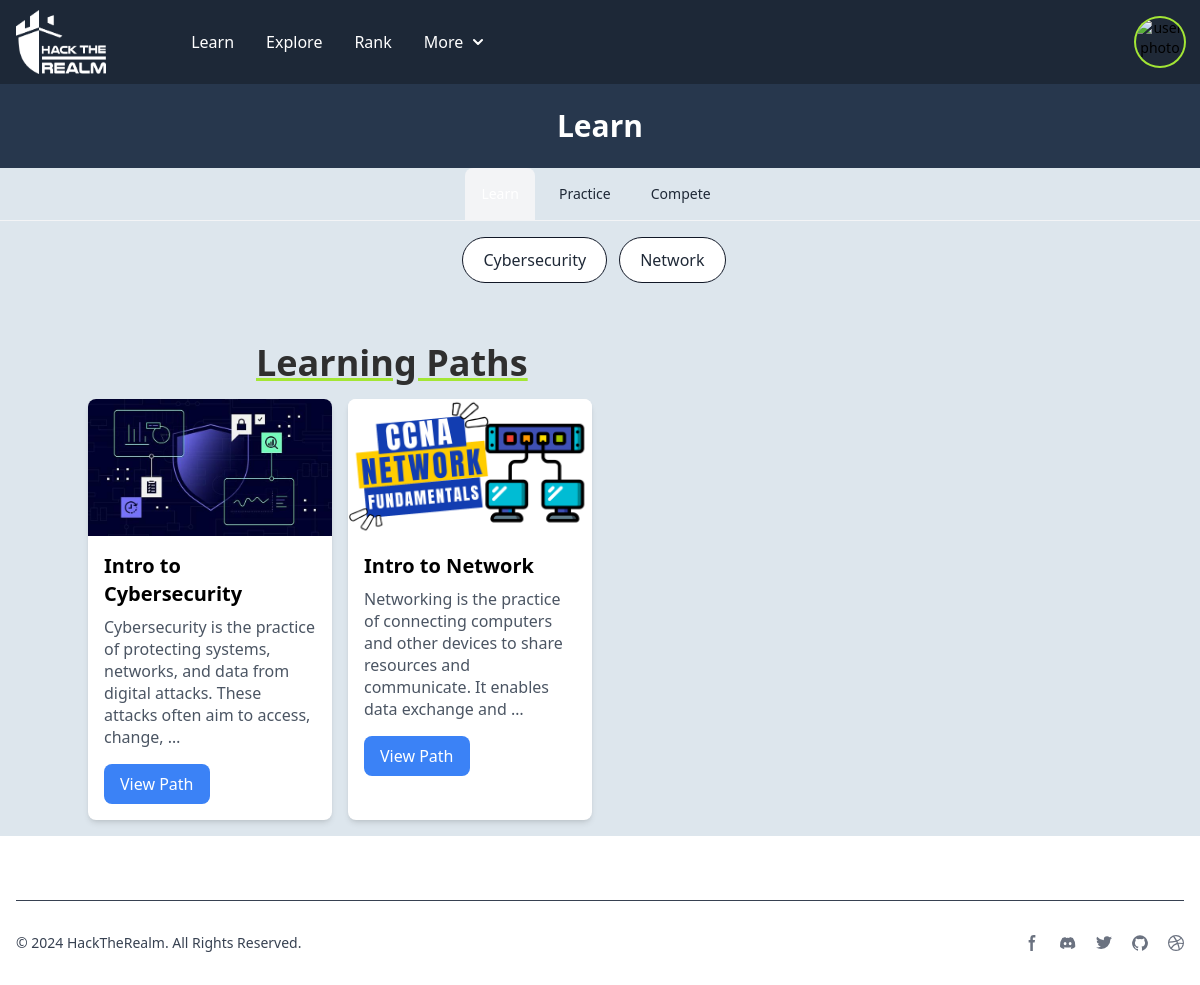
The app's page /learn/, older data.
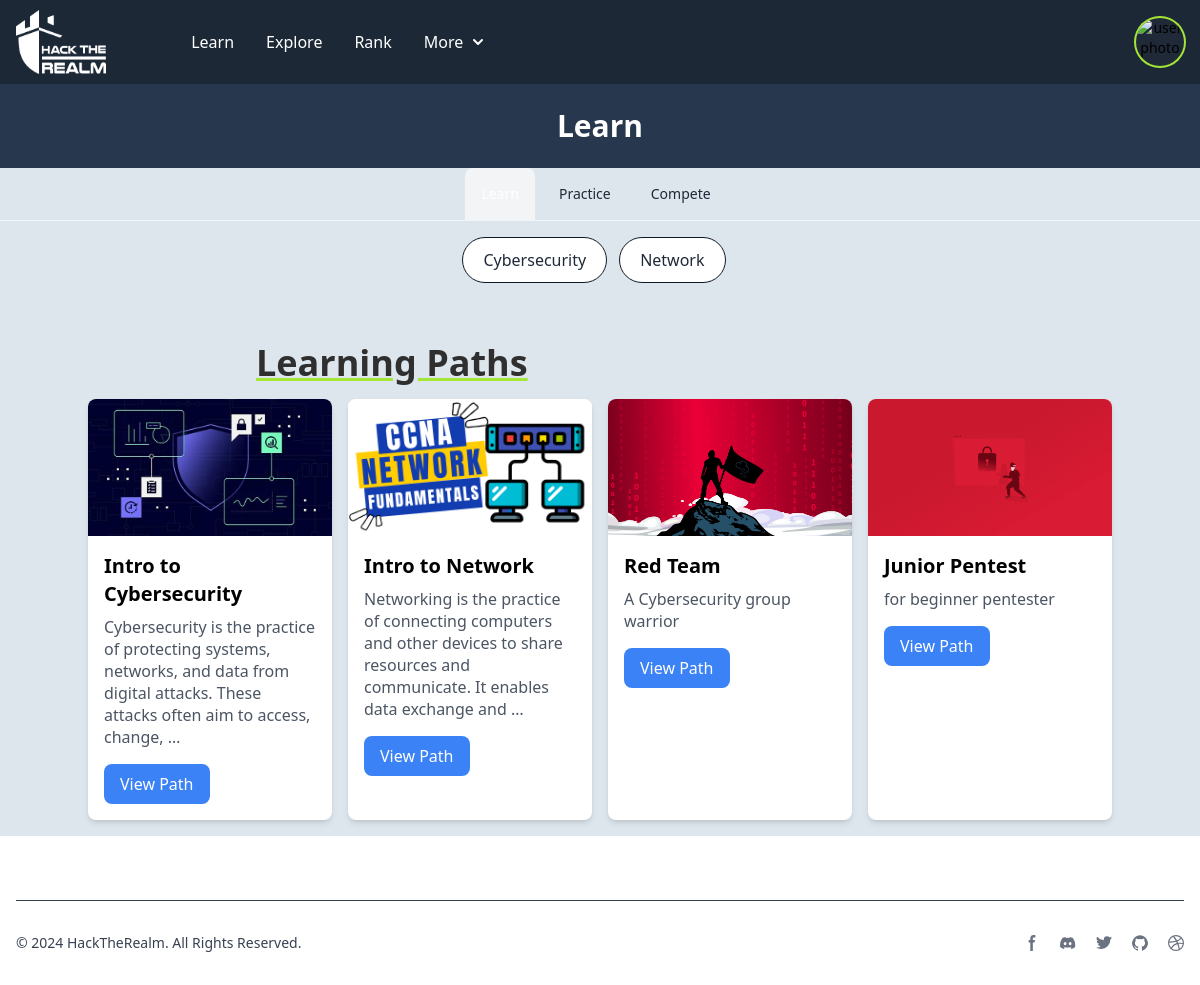
The same page, newer data.
### htr/models.py (models this page shows, shortened)
class Path(models.Model):
    title = models.CharField(max_length=100)
    description = models.TextField()
    cover = models.ImageField(upload_to='path_covers/', blank=True)
    thumbnail = models.ImageField(upload_to='path_thumbnails/', blank=True)
    logo = models.ImageField(upload_to='path_logos/', blank=True)
    slug = models.SlugField(unique=True, blank=True)  # Add this line
    created_at = models.DateTimeField(default=timezone.now)

### htr/views.py (the view)
# urls.py: path('learn/', views.learn, name='learn'),
def learn(request):
    paths = Path.objects.all()
    return render(request, 'htr/learn.html',{'paths': paths})

### htr/templates/htr/learn.html (shortened to what this page needs)
<!DOCTYPE html>
<html lang="en">
    <head>
        {% load static %}
        <link href="https://cdnjs.cloudflare.com/ajax/libs/flowbite/2.3.0/flowbite.min.css" rel="stylesheet" />
        <script src="https://cdn.tailwindcss.com"></script>
        <link rel="stylesheet" href="{% static 'css/styles.css' %}">
    </head>
<body>
    {% include 'components/navbar_user.html' %}
<div id="page_banner_static">
    <p id="page_banner_static_text" class=" text-3xl font-semibold text-gray-900 dark:text-white ">
        Learn
    </p>
</div>
<div>
    <div id="user-learn-main-container">
        <div id="user-learn-main-tab-switch-container">
            <ul class="flex flex-wrap text-sm font-medium text-center text-gray-500 border-b border-gray-100 dark:border-cyan-600 dark:text-gray-800">
                <li class="me-2">
                    <a href="{% url 'learn' %}" aria-current="page" class="inline-block p-4 text-blue-600 bg-gray-100 rounded-t-lg active dark:bg-cyan-600 dark:text-white">Learn</a>
                </li>
                <li class="me-2">
                    <a href="{% url 'practice' %}" class="inline-block p-4 rounded-t-lg hover:text-gray-600 hover:bg-gray-50 dark:hover:bg-amber-600 dark:hover:text-white">Practice</a>
                </li>
                <li class="me-2">
                    <a href="{% url 'compete' %}" class="inline-block p-4 rounded-t-lg hover:text-gray-600 hover:bg-gray-50 dark:hover:bg-red-600 dark:hover:text-white">Compete</a>
                </li>
            </ul>
        </div>
    </div>
    <div class="flex items-center justify-center mt-4 flex-wrap">
        <button  type="button" class="text-gray-900 border border-white hover:border-lime-400 dark:border-gray-900 dark:bg-transparent dark:hover:border-gray-700 dark:hover:bg-lime-400 bg-white focus:ring-4 focus:outline-none focus:ring-gray-300 rounded-full text-base font-medium px-5 py-2.5 text-center me-3 mb-3 dark:text-gray-800 dark:focus:ring-gray-800">Cybersecurity</button>
        <button type="button" class="text-gray-900 border border-white hover:border-lime-400 dark:border-gray-900 dark:bg-transparent dark:hover:border-gray-700 dark:hover:bg-lime-400 bg-white focus:ring-4 focus:outline-none focus:ring-gray-300 rounded-full text-base font-medium px-5 py-2.5 text-center me-3 mb-3 dark:text-gray-800 dark:focus:ring-gray-800">Network</button>
    </div>
    <div id="text-show-primiry-course-cat">
        <div id="text-show-course-cat">
        <p  class="underline decoration-lime-400 text-4xl font-normal text-gray-900 dark:text-white">Learning Paths</p>
        </div>
    </div>
        <div class="container mx-auto py-4">
            <div class="grid grid-cols-1 md:grid-cols-2 lg:grid-cols-4 gap-4">
                {% for path in paths %}
                <div class="bg-white rounded-lg shadow-md overflow-hidden">
                    {% if path.cover %}
                    <div class="relative overflow-hidden" style="padding-top: 56.25%;">
                        <img src="{{ path.cover.url }}" alt="{{ path.title }} Cover" class="absolute inset-0 w-full h-full object-cover">
                    </div>
                    {% endif %}
                    <div class="p-4">
                        <h2 class="text-xl font-semibold mb-2">{{ path.title }}</h2>
                        <p class="text-gray-600 leading-snug mb-4">{{ path.description|truncatewords_html:20 }}</p>
                        <a href="{% url 'path_detail' slug=path.slug %}" class="inline-block bg-blue-500 hover:bg-blue-600 text-white py-2 px-4 rounded-lg">View Path</a>
                    </div>
                </div>
                {% endfor %}
            </div>
        </div>
</div>
 {% include 'components/footer_semi.html' %}
</body>
</html>

### htr/templates/components/navbar_user.html (shortened to what this page needs)
{% load static%}
<nav id="big-navbar" class="w-full bg-white border-gray-200 dark:border-gray-600 dark:bg-gray-900">
    <div id="navbar-guest" class="flex flex-wrap justify-between items-center mx-auto max-w-screen-xl p-4">
        <a id="logo-box" href="{% url 'dashboard' %}" class="flex items-center space-x-3 rtl:space-x-reverse">
            <img src="{% static 'Resource/Logo/HTR_white_noback.png' %}" class="h-8" alt="Logo" />
        </a>
        <div id="mega-menu-full" class="items-center justify-between font-medium hidden w-full md:flex md:w-auto md:order-1">
            <ul class="flex flex-col p-4 md:p-0 mt-4 border border-gray-100 rounded-lg bg-gray-50 md:space-x-8 rtl:space-x-reverse md:flex-row md:mt-0 md:border-0 md:bg-white dark:bg-gray-800 md:dark:bg-gray-900 dark:border-gray-700">
                <li>
                    <a href="{% url 'learn' %}" class="block py-2 px-3 text-gray-900 rounded hover:bg-gray-100 md:hover:bg-transparent md:hover:text-blue-700 md:p-0 dark:text-white md:dark:hover:text-blue-500 dark:hover:bg-gray-700 dark:hover:text-blue-500 md:dark:hover:bg-transparent dark:border-gray-700" aria-current="page">Learn</a>
                </li>
                <li>
                    <a href="{% url 'explore' %}" class="block py-2 px-3 text-gray-900 rounded hover:bg-gray-100 md:hover:bg-transparent md:hover:text-blue-700 md:p-0 dark:text-white md:dark:hover:text-blue-500 dark:hover:bg-gray-700 dark:hover:text-blue-500 md:dark:hover:bg-transparent dark:border-gray-700">Explore</a>
                </li>
                <li>
                    <a href="{% url 'rank' %}" class="block py-2 px-3 text-gray-900 rounded hover:bg-gray-100 md:hover:bg-transparent md:hover:text-blue-700 md:p-0 dark:text-white md:dark:hover:text-blue-500 dark:hover:bg-gray-700 dark:hover:text-blue-500 md:dark:hover:bg-transparent dark:border-gray-700">Rank</a>
                </li>
                <li>
                    <button id="mega-menu-full-dropdown-button" data-collapse-toggle="mega-menu-full-dropdown" class="flex items-center justify-between w-full py-2 px-3 text-gray-900 rounded md:w-auto hover:bg-gray-100 md:hover:bg-transparent md:border-0 md:hover:text-blue-600 md:p-0 dark:text-white md:dark:hover:text-blue-500 dark:hover:bg-gray-700 dark:hover:text-blue-500 md:dark:hover:bg-transparent dark:border-gray-700">More<svg class="w-2.5 h-2.5 ms-2.5" aria-hidden="true" xmlns="http://www.w3.org/2000/svg" fill="none" viewBox="0 0 10 6">
                            <path stroke="currentColor" stroke-linecap="round" stroke-linejoin="round" stroke-width="2" d="m1 1 4 4 4-4"/></svg>
                    </button>
                </li>
            </ul>
            <div id="navbar-signup-login">
                <div>
                    <button type="button" class="flex text-sm bg-gray-800 rounded-full focus:ring-4 focus:ring-gray-300 dark:focus:ring-gray-600" aria-expanded="false" data-dropdown-toggle="dropdown-user">
                      <img id="dropdownUserAvatarButton" data-dropdown-toggle="dropdownAvatar" class="w-12 h-12 rounded-full ring-2 ring-lime-400" src="https://flowbite.com/docs/images/people/profile-picture-5.jpg" alt="user photo">
                    </button>
                  </div>
            </div>
        </div>
    </div>
</nav>

### htr/templates/components/footer_semi.html (shortened to what this page needs)
{% load static%}
 <footer class="bg-white dark:bg-transparent">
    <div class="mx-auto w-full max-w-screen-xl p-4 py-6 lg:py-8">
      <hr class="my-6 border-gray-200 sm:mx-auto dark:border-gray-700 lg:my-8" />
      <div class="sm:flex sm:items-center sm:justify-between">
          <span class="text-sm text-gray-500 sm:text-center dark:text-gray-700">© 2024 <a href="#" class="hover:underline">HackTheRealm</a>. All Rights Reserved.
          </span>
          <div class="flex mt-4 sm:justify-center sm:mt-0">
              <a href="#" class="text-gray-500 hover:text-gray-900 dark:hover:text-white">
                  <svg class="w-4 h-4" aria-hidden="true" xmlns="http://www.w3.org/2000/svg" fill="currentColor" viewBox="0 0 8 19">
                        <path fill-rule="evenodd" d="M6.135 3H8V0H6.135a4.147 4.147 0 0 0-4.142 4.142V6H0v3h2v9.938h3V9h2.021l.592-3H5V3.591A.6.6 0 0 1 5.592 3h.543Z" clip-rule="evenodd"/>
                    </svg>
              </a>
              <a href="#" class="text-gray-500 hover:text-gray-900 dark:hover:text-white ms-5">
              </a>
              <a href="#" class="text-gray-500 hover:text-gray-900 dark:hover:text-white ms-5">
              </a>
              <a href="#" class="text-gray-500 hover:text-gray-900 dark:hover:text-white ms-5">
              </a>
              <a href="#" class="text-gray-500 hover:text-gray-900 dark:hover:text-white ms-5">
              </a>
          </div>
      </div>
    </div>
</footer>

### htr/static/css/styles.css (style rules this page uses)
html { scroll-behavior: smooth; background-color:#DDE6ED ; }
#logo-box img { width: 80%; height: 80%; }
#navbar-guest { padding: 2px 16px 2px 16px; display: flex; }
#logo-box { width: 7rem; height: 5rem; }
#big-navbar { background-color: #1D2837; }
#navbar-signup-login { justify-self: end; align-self: center; display: flex; width: auto; margin-top: 1rem; margin-bottom: 1rem; margin-left: auto; }
#mega-menu-full { width: 90%; background: transparent; }
#mega-menu-full ul { align-items: left; justify-content: left; background: transparent; }
#page_banner_static p { padding: 1.5rem; background: #27374D; display: flex; justify-content: center; align-items: center; }
#user-learn-main-container { display: flex; justify-content: center; align-items: center; }
#user-learn-main-tab-switch-container { justify-content: center; align-items: center; width: 100%; }
#user-learn-main-tab-switch-container ul { justify-content: center; align-items: center; }
#text-show-course-cat { width: 86rem; }
#text-show-course-cat p { font-weight: 600; color: #2f2f2f; }
#text-show-primiry-course-cat { margin-top: 3rem; width: full; display: flex; justify-content: center; align-items: center; }
@media screen and (max-width: 1320px) { #mega-menu-full { width: 85%; } }
@media screen and (max-width: 1320px) { #text-show-course-cat { width: 43rem; } }

Row changes from the older to the newer data that the page shows:
added Path: cover (picture), title "Red Team", description "A Cybersecurity group warrior"
added Path: cover (picture), title "Junior Pentest", description "for beginner pentester"
